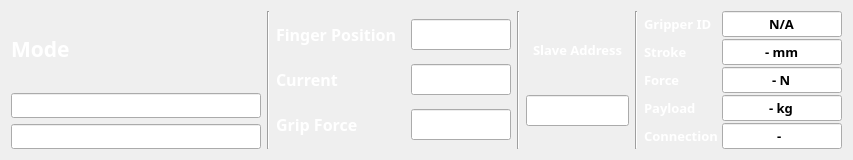
     <widget class="QWidget" name="right_status" native="true">
      <property name="maximumSize">
       <size>
        <width>16777215</width>
        <height>140</height>
       </size>
      </property>
      <property name="font">
       <font>
        <family>Noto Sans KR</family>
       </font>
      </property>
      <layout class="QGridLayout" name="gridLayout">
       <item row="0" column="0">
        <layout class="QHBoxLayout" name="horizontalLayout_3">
         <item>
          <layout class="QVBoxLayout" name="verticalLayout_3">
           <item>
            <layout class="QHBoxLayout" name="horizontalLayout_2">
             <item>
              <widget class="QLabel" name="label_2">
               <property name="maximumSize">
                <size>
                 <width>16777215</width>
                 <height>37</height>
                </size>
               </property>
               <property name="palette">
                <palette>
                 <active>
                  <colorrole role="WindowText">
                   <brush brushstyle="SolidPattern">
                    <color alpha="255">
                     <red>255</red>
                     <green>255</green>
                     <blue>255</blue>
                    </color>
                   </brush>
                  </colorrole>
                 </active>
                 <inactive>
                  <colorrole role="WindowText">
                   <brush brushstyle="SolidPattern">
                    <color alpha="255">
                     <red>255</red>
                     <green>255</green>
                     <blue>255</blue>
                    </color>
                   </brush>
                  </colorrole>
                 </inactive>
                 <disabled>
                  <colorrole role="WindowText">
                   <brush brushstyle="SolidPattern">
                    <color alpha="255">
                     <red>190</red>
                     <green>190</green>
                     <blue>190</blue>
                    </color>
                   </brush>
                  </colorrole>
                 </disabled>
                </palette>
               </property>
               <property name="font">
                <font>
                 <family>Noto Sans KR</family>
                 <pointsize>16</pointsize>
                 <bold>true</bold>
                </font>
               </property>
               <property name="text">
                <string>Mode</string>
               </property>
              </widget>
             </item>
             <item>
              <widget class="QPushButton" name="pushButton_hidden">
               <property name="sizePolicy">
                <sizepolicy hsizetype="Maximum" vsizetype="Expanding">
                 <horstretch>0</horstretch>
                 <verstretch>0</verstretch>
                </sizepolicy>
               </property>
               <property name="maximumSize">
                <size>
                 <width>20</width>
                 <height>16777215</height>
                </size>
               </property>
               <property name="text">
                <string/>
               </property>
               <property name="default">
                <bool>false</bool>
               </property>
               <property name="flat">
                <bool>true</bool>
               </property>
              </widget>
             </item>
            </layout>
           </item>
           <item>
            <widget class="QLineEdit" name="lineEdit_monitor_mode">
             <property name="minimumSize">
              <size>
               <width>250</width>
               <height>24</height>
              </size>
             </property>
             <property name="font">
              <font>
               <family>Noto Sans KR</family>
               <pointsize>9</pointsize>
               <bold>true</bold>
              </font>
             </property>
             <property name="readOnly">
              <bool>true</bool>
             </property>
            </widget>
           </item>
           <item>
            <widget class="QLineEdit" name="lineEdit_monitor_warn">
             <property name="minimumSize">
              <size>
               <width>0</width>
               <height>24</height>
              </size>
             </property>
             <property name="font">
              <font>
               <family>Noto Sans KR</family>
               <pointsize>9</pointsize>
               <bold>true</bold>
              </font>
             </property>
             <property name="styleSheet">
              <string notr="true">color:#B00000;</string>
             </property>
             <property name="readOnly">
              <bool>true</bool>
             </property>
            </widget>
           </item>
          </layout>
         </item>
         <item>
          <widget class="Line" name="line">
           <property name="font">
            <font>
             <family>Noto Sans KR</family>
            </font>
           </property>
           <property name="orientation">
            <enum>Qt::Vertical</enum>
           </property>
          </widget>
         </item>
         <item>
          <layout class="QHBoxLayout" name="horizontalLayout">
           <item>
            <layout class="QFormLayout" name="formLayout">
             <item row="0" column="0">
              <widget class="QLabel" name="label_3">
               <property name="sizePolicy">
                <sizepolicy hsizetype="Preferred" vsizetype="Expanding">
                 <horstretch>0</horstretch>
                 <verstretch>0</verstretch>
                </sizepolicy>
               </property>
               <property name="palette">
                <palette>
                 <active>
                  <colorrole role="WindowText">
                   <brush brushstyle="SolidPattern">
                    <color alpha="255">
                     <red>255</red>
                     <green>255</green>
                     <blue>255</blue>
                    </color>
                   </brush>
                  </colorrole>
                 </active>
                 <inactive>
                  <colorrole role="WindowText">
                   <brush brushstyle="SolidPattern">
                    <color alpha="255">
                     <red>255</red>
                     <green>255</green>
                     <blue>255</blue>
                    </color>
                   </brush>
                  </colorrole>
                 </inactive>
                 <disabled>
                  <colorrole role="WindowText">
                   <brush brushstyle="SolidPattern">
                    <color alpha="255">
                     <red>190</red>
                     <green>190</green>
                     <blue>190</blue>
                    </color>
                   </brush>
                  </colorrole>
                 </disabled>
                </palette>
               </property>
               <property name="font">
                <font>
                 <family>Noto Sans KR</family>
                 <pointsize>12</pointsize>
                 <bold>true</bold>
                </font>
               </property>
               <property name="text">
                <string>Finger Position  </string>
               </property>
              </widget>
             </item>
             <item row="0" column="1">
              <widget class="QLineEdit" name="lineEdit_monitor_finger_position">
               <property name="sizePolicy">
                <sizepolicy hsizetype="Maximum" vsizetype="Fixed">
                 <horstretch>0</horstretch>
                 <verstretch>0</verstretch>
                </sizepolicy>
               </property>
               <property name="maximumSize">
                <size>
                 <width>100</width>
                 <height>16777215</height>
                </size>
               </property>
               <property name="font">
                <font>
                 <family>Noto Sans KR</family>
                 <pointsize>12</pointsize>
                 <bold>true</bold>
                </font>
               </property>
               <property name="alignment">
                <set>Qt::AlignCenter</set>
               </property>
               <property name="readOnly">
                <bool>true</bool>
               </property>
              </widget>
             </item>
             <item row="1" column="0">
              <widget class="QLabel" name="label_4">
               <property name="sizePolicy">
                <sizepolicy hsizetype="Preferred" vsizetype="Expanding">
                 <horstretch>0</horstretch>
                 <verstretch>0</verstretch>
                </sizepolicy>
               </property>
               <property name="palette">
                <palette>
                 <active>
                  <colorrole role="WindowText">
                   <brush brushstyle="SolidPattern">
                    <color alpha="255">
                     <red>255</red>
                     <green>255</green>
                     <blue>255</blue>
                    </color>
                   </brush>
                  </colorrole>
                 </active>
                 <inactive>
                  <colorrole role="WindowText">
                   <brush brushstyle="SolidPattern">
                    <color alpha="255">
                     <red>255</red>
                     <green>255</green>
                     <blue>255</blue>
                    </color>
                   </brush>
                  </colorrole>
                 </inactive>
                 <disabled>
                  <colorrole role="WindowText">
                   <brush brushstyle="SolidPattern">
                    <color alpha="255">
                     <red>190</red>
                     <green>190</green>
                     <blue>190</blue>
                    </color>
                   </brush>
                  </colorrole>
                 </disabled>
                </palette>
               </property>
               <property name="font">
                <font>
                 <family>Noto Sans KR</family>
                 <pointsize>12</pointsize>
                 <bold>true</bold>
                </font>
               </property>
               <property name="text">
                <string>Current</string>
               </property>
              </widget>
             </item>
             <item row="1" column="1">
              <widget class="QLineEdit" name="lineEdit_monitor_current">
               <property name="sizePolicy">
                <sizepolicy hsizetype="Maximum" vsizetype="Fixed">
                 <horstretch>0</horstretch>
                 <verstretch>0</verstretch>
                </sizepolicy>
               </property>
               <property name="maximumSize">
                <size>
                 <width>100</width>
                 <height>16777215</height>
                </size>
               </property>
               <property name="font">
                <font>
                 <family>Noto Sans KR</family>
                 <pointsize>12</pointsize>
                 <bold>true</bold>
                </font>
               </property>
               <property name="alignment">
                <set>Qt::AlignCenter</set>
               </property>
               <property name="readOnly">
                <bool>true</bool>
               </property>
              </widget>
             </item>
             <item row="2" column="0">
              <widget class="QLabel" name="label_grip_force">
               <property name="palette">
                <palette>
                 <active>
                  <colorrole role="WindowText">
                   <brush brushstyle="SolidPattern">
                    <color alpha="255">
                     <red>255</red>
                     <green>255</green>
                     <blue>255</blue>
                    </color>
                   </brush>
                  </colorrole>
                 </active>
                 <inactive>
                  <colorrole role="WindowText">
                   <brush brushstyle="SolidPattern">
                    <color alpha="255">
                     <red>255</red>
                     <green>255</green>
                     <blue>255</blue>
                    </color>
                   </brush>
                  </colorrole>
                 </inactive>
                 <disabled/>
                </palette>
               </property>
               <property name="font">
                <font>
                 <family>Noto Sans KR</family>
                 <pointsize>12</pointsize>
                 <bold>true</bold>
                </font>
               </property>
               <property name="text">
                <string>Grip Force</string>
               </property>
              </widget>
             </item>
             <item row="2" column="1">
              <widget class="QLineEdit" name="lineEdit_monitor_grip_force">
               <property name="sizePolicy">
                <sizepolicy hsizetype="Maximum" vsizetype="Fixed">
                 <horstretch>0</horstretch>
                 <verstretch>0</verstretch>
                </sizepolicy>
               </property>
               <property name="maximumSize">
                <size>
                 <width>100</width>
                 <height>16777215</height>
                </size>
               </property>
               <property name="font">
                <font>
                 <family>Noto Sans KR</family>
                 <pointsize>12</pointsize>
                 <bold>true</bold>
                </font>
               </property>
               <property name="alignment">
                <set>Qt::AlignCenter</set>
               </property>
               <property name="readOnly">
                <bool>true</bool>
               </property>
              </widget>
             </item>
            </layout>
           </item>
           <item>
            <widget class="Line" name="line_4">
             <property name="font">
              <font>
               <family>Noto Sans KR</family>
              </font>
             </property>
             <property name="orientation">
              <enum>Qt::Vertical</enum>
             </property>
            </widget>
           </item>
           <item>
            <layout class="QVBoxLayout" name="verticalLayout_9">
             <item>
              <widget class="QLabel" name="label_5">
               <property name="maximumSize">
                <size>
                 <width>16777215</width>
                 <height>32</height>
                </size>
               </property>
               <property name="palette">
                <palette>
                 <active>
                  <colorrole role="WindowText">
                   <brush brushstyle="SolidPattern">
                    <color alpha="255">
                     <red>255</red>
                     <green>255</green>
                     <blue>255</blue>
                    </color>
                   </brush>
                  </colorrole>
                 </active>
                 <inactive>
                  <colorrole role="WindowText">
                   <brush brushstyle="SolidPattern">
                    <color alpha="255">
                     <red>255</red>
                     <green>255</green>
                     <blue>255</blue>
                    </color>
                   </brush>
                  </colorrole>
                 </inactive>
                 <disabled>
                  <colorrole role="WindowText">
                   <brush brushstyle="SolidPattern">
                    <color alpha="255">
                     <red>190</red>
                     <green>190</green>
                     <blue>190</blue>
                    </color>
                   </brush>
                  </colorrole>
                 </disabled>
                </palette>
               </property>
               <property name="font">
                <font>
                 <family>Noto Sans KR</family>
                 <pointsize>10</pointsize>
                 <bold>true</bold>
                </font>
               </property>
               <property name="text">
                <string>Slave Address</string>
               </property>
               <property name="alignment">
                <set>Qt::AlignCenter</set>
               </property>
              </widget>
             </item>
             <item>
              <widget class="QLineEdit" name="lineEdit_current_slave_addr">
               <property name="sizePolicy">
                <sizepolicy hsizetype="Maximum" vsizetype="Fixed">
                 <horstretch>0</horstretch>
                 <verstretch>0</verstretch>
                </sizepolicy>
               </property>
               <property name="maximumSize">
                <size>
                 <width>103</width>
                 <height>16777215</height>
                </size>
               </property>
               <property name="font">
                <font>
                 <family>Noto Sans KR</family>
                 <pointsize>12</pointsize>
                 <bold>true</bold>
                </font>
               </property>
               <property name="alignment">
                <set>Qt::AlignCenter</set>
               </property>
               <property name="readOnly">
                <bool>true</bool>
               </property>
              </widget>
             </item>
            </layout>
           </item>
           <item>
            <widget class="Line" name="line_gripper">
             <property name="orientation">
              <enum>Qt::Vertical</enum>
             </property>
            </widget>
           </item>
           <item>
            <layout class="QGridLayout" name="gridLayout_gripper">
             <property name="leftMargin">
              <number>0</number>
             </property>
             <property name="topMargin">
              <number>0</number>
             </property>
             <property name="rightMargin">
              <number>0</number>
             </property>
             <property name="bottomMargin">
              <number>0</number>
             </property>
             <property name="horizontalSpacing">
              <number>4</number>
             </property>
             <property name="verticalSpacing">
              <number>2</number>
             </property>
             <item row="0" column="0">
              <widget class="QLabel" name="label_gripper_id">
               <property name="palette">
                <palette>
                 <active>
                  <colorrole role="WindowText">
                   <brush brushstyle="SolidPattern">
                    <color alpha="255">
                     <red>255</red>
                     <green>255</green>
                     <blue>255</blue>
                    </color>
                   </brush>
                  </colorrole>
                 </active>
                 <inactive>
                  <colorrole role="WindowText">
                   <brush brushstyle="SolidPattern">
                    <color alpha="255">
                     <red>255</red>
                     <green>255</green>
                     <blue>255</blue>
                    </color>
                   </brush>
                  </colorrole>
                 </inactive>
                 <disabled/>
                </palette>
               </property>
               <property name="font">
                <font>
                 <family>Noto Sans KR</family>
                 <pointsize>10</pointsize>
                 <bold>true</bold>
                </font>
               </property>
               <property name="text">
                <string>Gripper ID</string>
               </property>
              </widget>
             </item>
             <item row="0" column="1">
              <widget class="QLineEdit" name="lineEdit_gripper_id">
               <property name="minimumSize">
                <size>
                 <width>120</width>
                 <height>0</height>
                </size>
               </property>
               <property name="maximumSize">
                <size>
                 <width>120</width>
                 <height>16777215</height>
                </size>
               </property>
               <property name="font">
                <font>
                 <family>Noto Sans KR</family>
                 <pointsize>10</pointsize>
                 <bold>true</bold>
                </font>
               </property>
               <property name="text">
                <string>N/A</string>
               </property>
               <property name="alignment">
                <set>Qt::AlignCenter</set>
               </property>
               <property name="readOnly">
                <bool>true</bool>
               </property>
              </widget>
             </item>
             <item row="1" column="0">
              <widget class="QLabel" name="label_gripper_stroke">
               <property name="palette">
                <palette>
                 <active>
                  <colorrole role="WindowText">
                   <brush brushstyle="SolidPattern">
                    <color alpha="255">
                     <red>255</red>
                     <green>255</green>
                     <blue>255</blue>
                    </color>
                   </brush>
                  </colorrole>
                 </active>
                 <inactive>
                  <colorrole role="WindowText">
                   <brush brushstyle="SolidPattern">
                    <color alpha="255">
                     <red>255</red>
                     <green>255</green>
                     <blue>255</blue>
                    </color>
                   </brush>
                  </colorrole>
                 </inactive>
                 <disabled/>
                </palette>
               </property>
               <property name="font">
                <font>
                 <family>Noto Sans KR</family>
                 <pointsize>10</pointsize>
                 <bold>true</bold>
                </font>
               </property>
               <property name="text">
                <string>Stroke</string>
               </property>
              </widget>
             </item>
             <item row="1" column="1">
              <widget class="QLineEdit" name="lineEdit_gripper_stroke">
               <property name="minimumSize">
                <size>
                 <width>120</width>
                 <height>0</height>
                </size>
               </property>
               <property name="maximumSize">
                <size>
                 <width>120</width>
                 <height>16777215</height>
                </size>
               </property>
               <property name="font">
                <font>
                 <family>Noto Sans KR</family>
                 <pointsize>10</pointsize>
                 <bold>true</bold>
                </font>
               </property>
               <property name="text">
                <string>- mm</string>
               </property>
               <property name="alignment">
                <set>Qt::AlignCenter</set>
               </property>
               <property name="readOnly">
                <bool>true</bool>
               </property>
              </widget>
             </item>
             <item row="2" column="0">
              <widget class="QLabel" name="label_gripper_force">
               <property name="palette">
                <palette>
                 <active>
                  <colorrole role="WindowText">
                   <brush brushstyle="SolidPattern">
                    <color alpha="255">
                     <red>255</red>
                     <green>255</green>
                     <blue>255</blue>
                    </color>
                   </brush>
                  </colorrole>
                 </active>
                 <inactive>
                  <colorrole role="WindowText">
                   <brush brushstyle="SolidPattern">
                    <color alpha="255">
                     <red>255</red>
                     <green>255</green>
                     <blue>255</blue>
                    </color>
                   </brush>
                  </colorrole>
                 </inactive>
                 <disabled/>
                </palette>
               </property>
               <property name="font">
                <font>
                 <family>Noto Sans KR</family>
                 <pointsize>10</pointsize>
                 <bold>true</bold>
                </font>
               </property>
               <property name="text">
                <string>Force</string>
               </property>
              </widget>
             </item>
             <item row="2" column="1">
              <widget class="QLineEdit" name="lineEdit_gripper_force">
               <property name="minimumSize">
                <size>
                 <width>120</width>
                 <height>0</height>
                </size>
               </property>
               <property name="maximumSize">
                <size>
                 <width>120</width>
                 <height>16777215</height>
                </size>
               </property>
               <property name="font">
                <font>
                 <family>Noto Sans KR</family>
                 <pointsize>10</pointsize>
                 <bold>true</bold>
                </font>
               </property>
               <property name="text">
                <string>- N</string>
               </property>
               <property name="alignment">
                <set>Qt::AlignCenter</set>
               </property>
               <property name="readOnly">
                <bool>true</bool>
               </property>
              </widget>
             </item>
             <item row="3" column="0">
              <widget class="QLabel" name="label_gripper_payload">
               <property name="palette">
                <palette>
                 <active>
                  <colorrole role="WindowText">
                   <brush brushstyle="SolidPattern">
                    <color alpha="255">
                     <red>255</red>
                     <green>255</green>
                     <blue>255</blue>
                    </color>
                   </brush>
                  </colorrole>
                 </active>
                 <inactive>
                  <colorrole role="WindowText">
                   <brush brushstyle="SolidPattern">
                    <color alpha="255">
                     <red>255</red>
                     <green>255</green>
                     <blue>255</blue>
                    </color>
                   </brush>
                  </colorrole>
                 </inactive>
                 <disabled/>
                </palette>
               </property>
               <property name="font">
                <font>
                 <family>Noto Sans KR</family>
                 <pointsize>10</pointsize>
                 <bold>true</bold>
                </font>
               </property>
               <property name="text">
                <string>Payload</string>
               </property>
              </widget>
             </item>
             <item row="3" column="1">
              <widget class="QLineEdit" name="lineEdit_gripper_payload">
               <property name="minimumSize">
                <size>
                 <width>120</width>
                 <height>0</height>
                </size>
               </property>
               <property name="maximumSize">
                <size>
                 <width>120</width>
                 <height>16777215</height>
                </size>
               </property>
               <property name="font">
                <font>
                 <family>Noto Sans KR</family>
                 <pointsize>10</pointsize>
                 <bold>true</bold>
                </font>
               </property>
               <property name="text">
                <string>- kg</string>
               </property>
               <property name="alignment">
                <set>Qt::AlignCenter</set>
               </property>
               <property name="readOnly">
                <bool>true</bool>
               </property>
              </widget>
             </item>
             <item row="4" column="0">
              <widget class="QLabel" name="label_gripper_connect">
               <property name="palette">
                <palette>
                 <active>
                  <colorrole role="WindowText">
                   <brush brushstyle="SolidPattern">
                    <color alpha="255">
                     <red>255</red>
                     <green>255</green>
                     <blue>255</blue>
                    </color>
                   </brush>
                  </colorrole>
                 </active>
                 <inactive>
                  <colorrole role="WindowText">
                   <brush brushstyle="SolidPattern">
                    <color alpha="255">
                     <red>255</red>
                     <green>255</green>
                     <blue>255</blue>
                    </color>
                   </brush>
                  </colorrole>
                 </inactive>
                 <disabled/>
                </palette>
               </property>
               <property name="font">
                <font>
                 <family>Noto Sans KR</family>
                 <pointsize>10</pointsize>
                 <bold>true</bold>
                </font>
               </property>
               <property name="text">
                <string>Connection</string>
               </property>
              </widget>
             </item>
             <item row="4" column="1">
              <widget class="QLineEdit" name="lineEdit_gripper_connect">
               <property name="minimumSize">
                <size>
                 <width>120</width>
                 <height>0</height>
                </size>
               </property>
               <property name="maximumSize">
                <size>
                 <width>120</width>
                 <height>16777215</height>
                </size>
               </property>
               <property name="font">
                <font>
                 <family>Noto Sans KR</family>
                 <pointsize>10</pointsize>
                 <bold>true</bold>
                </font>
               </property>
               <property name="text">
                <string>- </string>
               </property>
               <property name="alignment">
                <set>Qt::AlignCenter</set>
               </property>
               <property name="readOnly">
                <bool>true</bool>
               </property>
              </widget>
             </item>
            </layout>
           </item>
          </layout>
         </item>
        </layout>
       </item>
      </layout>
     </widget>
